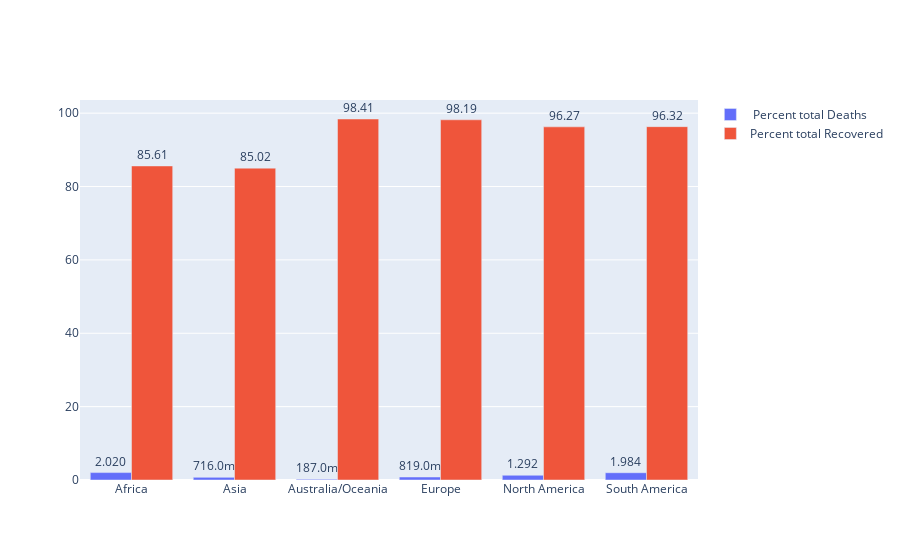

The notebook cell this image was saved under:
### Code cell
fig=go.Figure(data=[
      go.Bar(name=' Percent total Deaths',x=dv.index,y=dv['Per_Deaths'],text=dv['Per_Deaths']),
      go.Bar(name='Percent total Recovered',x=dv.index,y=dv['Per_Recovered'],text=dv['Per_Recovered'])
   ])
fig.update_layout(barmode='group')
fig.update_traces(texttemplate='%{text:.4s}', textposition='outside')
fig.show()

### Figure 1 — Plotly figure (JSON) as saved in the notebook; plotly's stock layout.template omitted (floating-point values rounded to 4 significant figures)
{"data": [{"name": " Percent total Deaths", "text": [2.02, 0.716, 0.187, 0.819, 1.292, 1.984], "textposition": "outside", "texttemplate": "%{text:.4s}", "type": "bar", "x": ["Africa", "Asia", "Australia/Oceania", "Europe", "North America", "South America"], "y": [2.02, 0.716, 0.187, 0.819, 1.292, 1.984]}, {"name": "Percent total Recovered", "text": [85.61, 85.02, 98.41, 98.19, 96.27, 96.32], "textposition": "outside", "texttemplate": "%{text:.4s}", "type": "bar", "x": ["Africa", "Asia", "Australia/Oceania", "Europe", "North America", "South America"], "y": [85.61, 85.02, 98.41, 98.19, 96.27, 96.32]}], "layout": {"barmode": "group"}}
